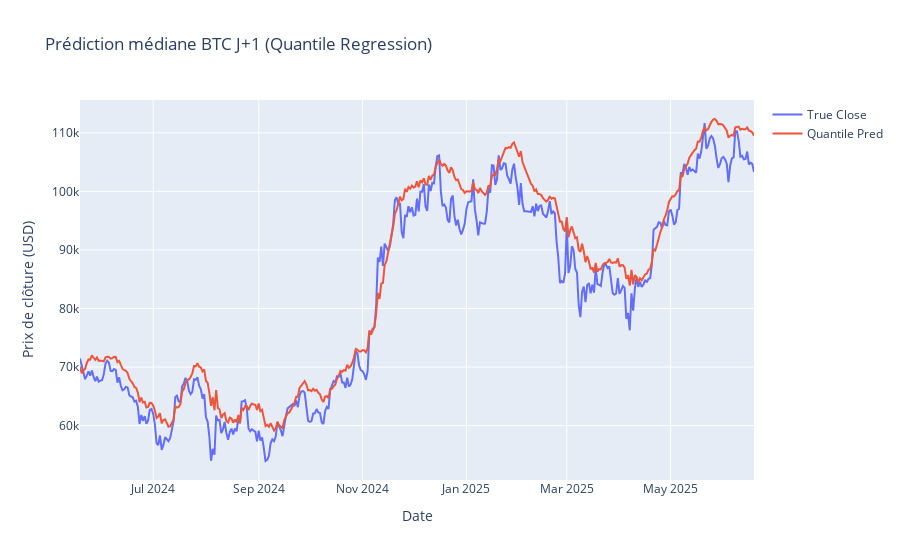

The code cell stored with this chart in its notebook:
### Code cell
import plotly.graph_objects as go

fig = go.Figure()
fig.add_trace(go.Scatter(x=y_test_true.index, y=y_test_true, mode='lines', name='True Close'))
fig.add_trace(go.Scatter(x=y_test_true.index, y=y_test_pred, mode='lines', name='Quantile Pred'))
fig.update_layout(
    title="Prédiction médiane BTC J+1 (Quantile Regression)",
    xaxis_title="Date",
    yaxis_title="Prix de clôture (USD)"
)
fig.show()

### Figure 1 — Plotly figure (JSON) as saved in the notebook; plotly's stock layout.template omitted (floating-point values rounded to 4 significant figures; data arrays with more than 128 entries replaced by an {"elided": "..."} marker saying what was removed)
{"data": [{"mode": "lines", "name": "True Close", "type": "scatter", "x": {"elided": "397 str values"}, "y": {"elided": "397 float values"}}, {"mode": "lines", "name": "Quantile Pred", "type": "scatter", "x": {"elided": "397 str values"}, "y": {"elided": "397 float values"}}], "layout": {"title": {"text": "Prédiction médiane BTC J+1 (Quantile Regression)"}, "xaxis": {"title": {"text": "Date"}}, "yaxis": {"title": {"text": "Prix de clôture (USD)"}}}}
